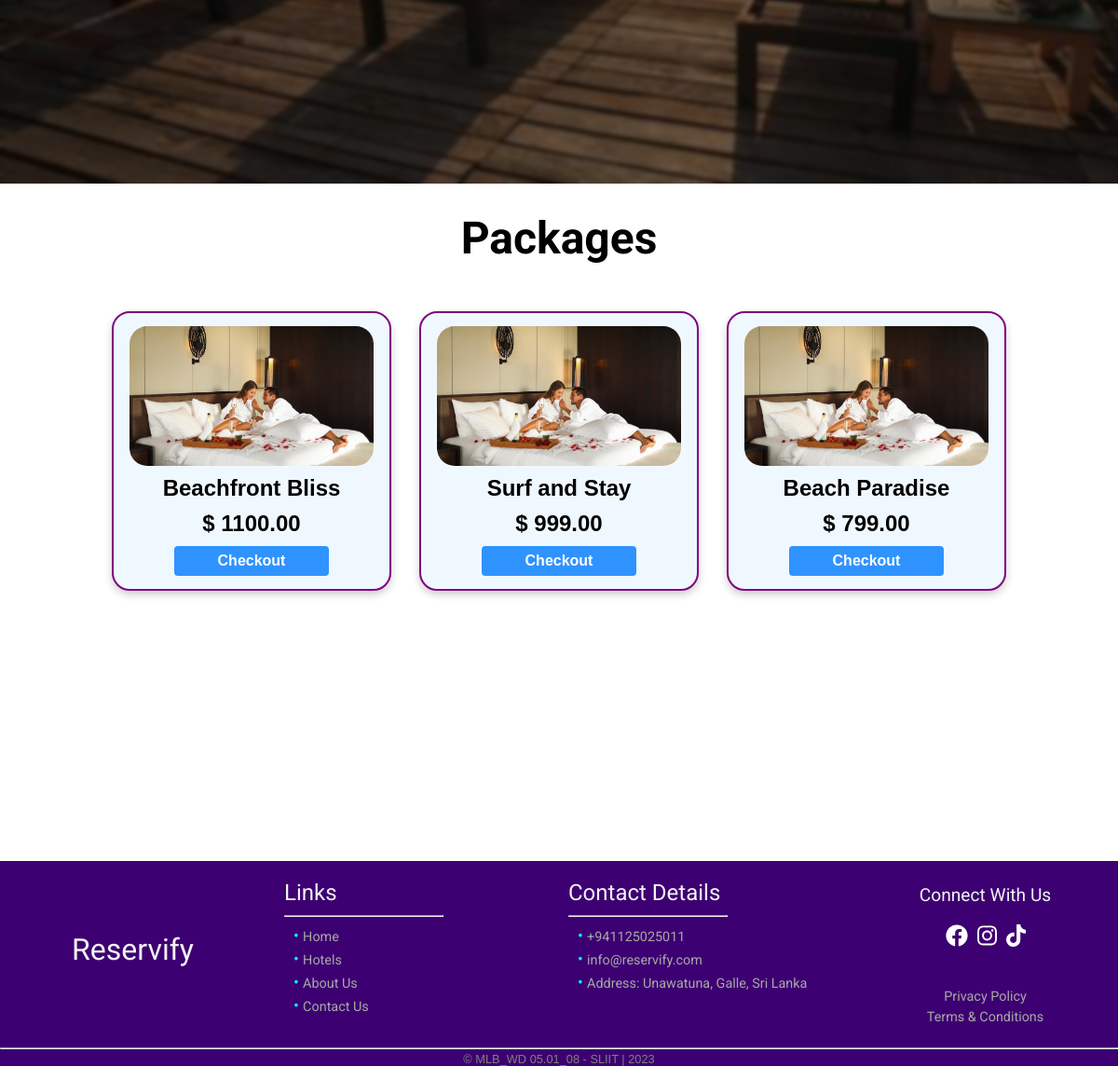
The page /booking.php?hotel=2 (lower part) on the database as committed earlier.
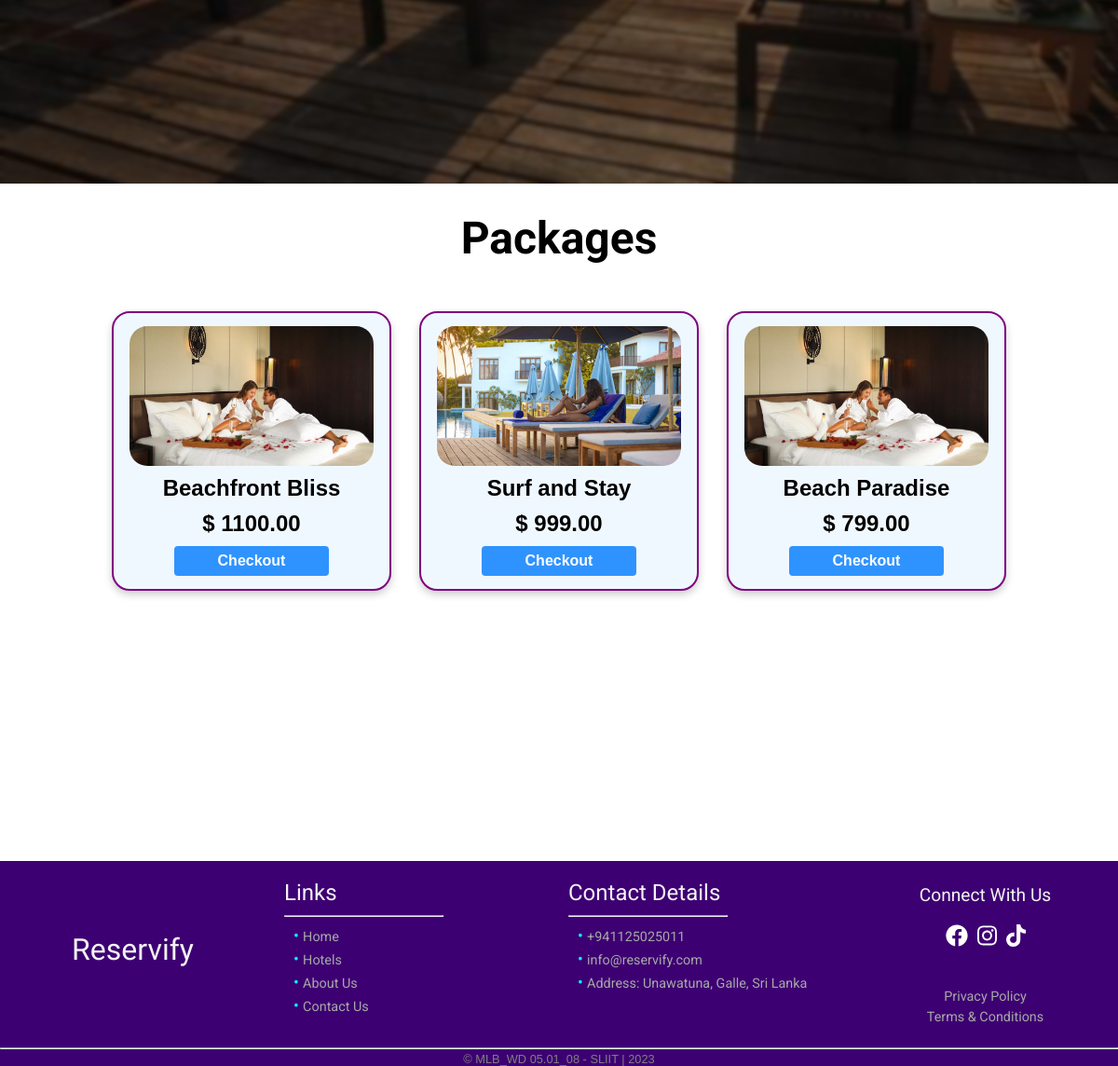
The same page on the database as committed later.
### tables this page shows
CREATE TABLE `package` (
  `package_id` int(11) NOT NULL,
  `package_name` varchar(100) NOT NULL,
  `price` decimal(10,2) NOT NULL,
  `hotel_id` int(11) NOT NULL,
  `image` varchar(100) DEFAULT 'null.jpeg'
);

### booking.php (the view, shortened to what this page needs)
<?php
require_once './conn.php';
if (isset($_GET['hotel'])) {
    $Hotel = $_GET['hotel'];
} else {
    echo
    "<script>
        alert('Hotel Not Available');
        window.location.href='./book.php';
        </script>";
}
?>
<!DOCTYPE html>
<html lang="en">
<head>
    <link rel="stylesheet" href="css/reset.css">
    <link rel="stylesheet" href="css/booking.css">
</head>
<?php include "./partials/header.php" ?>
<body>
    <div class="conMain">
        <div class="main-overlay">
        </div>
    </div>
    <div class="title">
        <h1>Packages</h1>
    </div>
    <div class="packages">
        <?php
        $query = "SELECT * FROM `package` WHERE hotel_id='$Hotel';";
        $result = mysqli_query($conn, $query);
        if ($result) {
            while ($row = mysqli_fetch_assoc($result)) {
                $pkgid = $row['package_id'];
                $pkgname = $row['package_name'];
                $pkgimg = $row['image'];
                $price = $row['price'];
                echo '<div class="card">';
                echo '<img src="./assets/package/' . $pkgimg . '" alt="hotel">';
                echo '<h1>' . $pkgname . '</h1>';
                echo '<h2>$ ' . $price . '</h2>';
                echo '<button onclick="location.href=\'./checkout.php?hotel=' . $Hotel . '&pkg=' . $pkgid . '\'" type="button">Checkout</button>';
                echo '</div>';
            }
        }
        ?>
    </div>
</body>
<?php include "./partials/footer.php" ?>
</html>

### partials/header.php (shortened to what this page needs)
<!DOCTYPE html>
<html lang="en">
<head>
    <link rel="stylesheet" href="css/header.css">
    <link rel="stylesheet" href="css/reset.css">
</head>
</html>

### partials/footer.php (shortened to what this page needs)
<!DOCTYPE html>
<html lang="en">
<head>
    <link rel="stylesheet" href="css/footer.css">
</head>
<footer>
    <div class="main-con">
        <div class="col-one">
            <h1>Reservify</h1>
        </div>
        <div class="col-two">
            <h2>Links</h2>
            <hr>
            <ul>
                <li><a href="index.php">Home</a></li>
                <li><a href="hotel.php">Hotels</a></li>
                <li><a href="about.php">About Us</a></li>
                <li><a href="contact.php">Contact Us</a></li>
            </ul>
        </div>
        <div class="col-three">
            <h2>Contact Details</h2>
            <hr>
            <ul>
                <li>+941125025011</li>
                <li>info@reservify.com</li>
                <li>Address: Unawatuna, Galle, Sri Lanka</li>
            </ul>
        </div>
        <div class="social">
            <h2>Connect With Us</h2>
            <div class="svg-con">
            </div>
            <h3><a href="privacy.php">Privacy Policy</a></h3>
            <h3><a href="terms.php">Terms & Conditions</a></h3>
        </div>
    </div>
    <hr>
    <div class="copy">
        <p>&copy MLB_WD 05.01_08 - SLIIT | 2023</p>
    </div>
</footer>
</html>

### css/booking.css (style rules this page uses)
.main-overlay { display: flex; align-items: center; justify-content: center; background: rgba(0, 0, 0, 0.5); height: 100vh; backdrop-filter: blur(2px); }
.packages { display: flex; flex-wrap: wrap; align-items: flex-start; justify-content: center; min-height: 80vh; height: auto; gap: 30px; padding: 50px; }
.title { font-size: 1.5rem; font-family: 'Roboto', sans-serif; margin-top: 30px; text-align: center; }
.card { display: flex; flex-direction: column; align-items: center; justify-content: center; gap: 10px; box-shadow: 0 4px 8px 0 rgba(0, 0, 0, 0.2); width: 300px; height: 300px; padding: 10px; text-align: center; font-family: arial; border: 2px solid purple; border-radius: 1.2rem; background-color: aliceblue; }
.card img { border-radius: 1.2rem; height: 150px; width: 95%; object-fit: cover; }
.card h1 { font-size: 1.5rem; }
.card button { cursor: pointer; width: 60%; display: inline-block; font-weight: 400; text-align: center; border: 1px solid transparent; padding: .375rem .75rem; font-size: 1rem; font-weight: bold; border-radius: .25rem; color: #fff; background-color: #007bff; opacity: 0.8; transition: background-color 0.3s ease, transform 0.3s ease; }

### css/header.css (style rules this page uses)
:root { --black: #191919; --white: #f3f3f3; --bg-color: #3D0072; }
html { scroll-behavior: smooth; scroll-padding-top: 70px; }

### css/footer.css (style rules this page uses)
:root { --black: #191919; --white: #f3f3f3; --bg-color: #3D0072; }
footer { background-color: var(--bg-color); position: relative; height: auto; display: flex; flex-direction: column; z-index: 999; }
footer .main-con { height: 90%; display: flex; padding: 20px 0px; gap: 20px; justify-content: space-around; }
footer .main-con li::before { content: '\2022 '; font-size: 1.2em; color: aqua; }
footer .col-one, footer .social { display: flex; flex-direction: column; justify-content: center; align-items: center; height: auto; width: 25%; }
.col-one h1 { font-size: 2em; font-family: 'Ubuntu', sans-serif; color: var(--white); font-weight: normal; padding-bottom: 10px; }
.col-two, .col-three { height: auto; width: 25%; display: flex; flex-direction: column; justify-content: flex-start; }
.col-two h2, .col-three h2 { font-size: 1.5em; font-family: 'Roboto', sans-serif; color: var(--white); font-weight: normal; padding-bottom: 10px; }
.col-two ul, .col-three ul { padding: 10px; }
.main-con hr { height: 1px; color: gray; width: 60%; }
.col-two li, .col-three li { color: #a8a8a8; padding-bottom: 5px; font-size: .9em; font-family: 'Roboto', sans-serif; }
.main-con .social h2 { font-size: 1.2em; font-family: 'Roboto', sans-serif; color: var(--white); font-weight: normal; padding-bottom: 10px; }
.main-con .social h3 { font-size: .9em; font-family: 'Roboto', sans-serif; color: #a8a8a8; font-weight: normal; padding-top: 5px; }
.svg-con { display: flex; gap: 10px; align-items: center; padding-top: 10px; padding-bottom: 40px; }
.social .svg-con svg { color: #fff; }
footer a, footer a:visited { color: #a8a8a8; text-decoration: none; }
footer .copy { font-size: .8em; text-align: center; color: gray; padding-top: 3px; font-family: Arial, Helvetica, sans-serif; }

Rows that differ between the two databases and show on the page:
changed package "Surf and Stay": image: picture added in place of a placeholder
